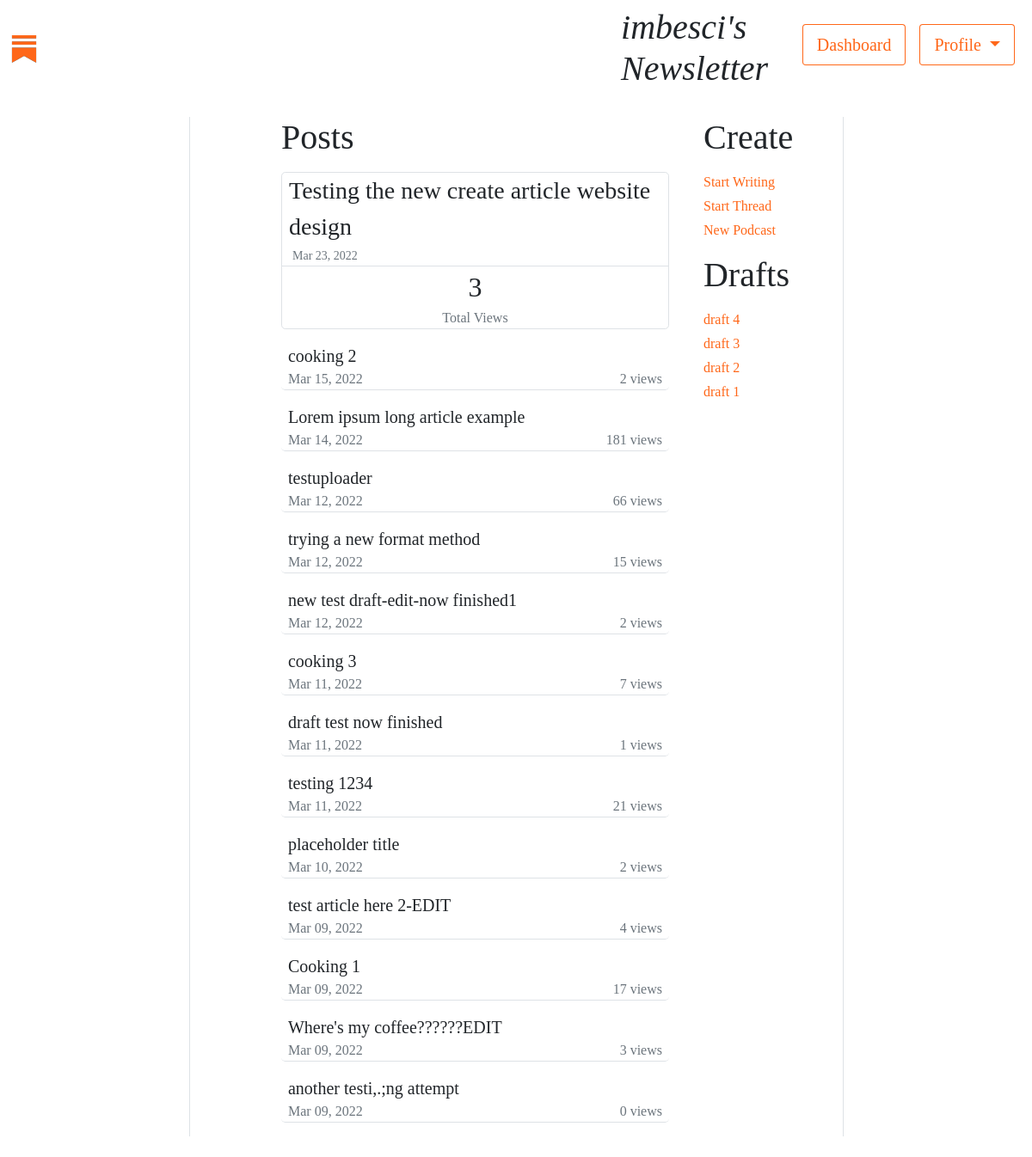
/accounts/profile/ (signed in), run on an earlier commit of the app's database.
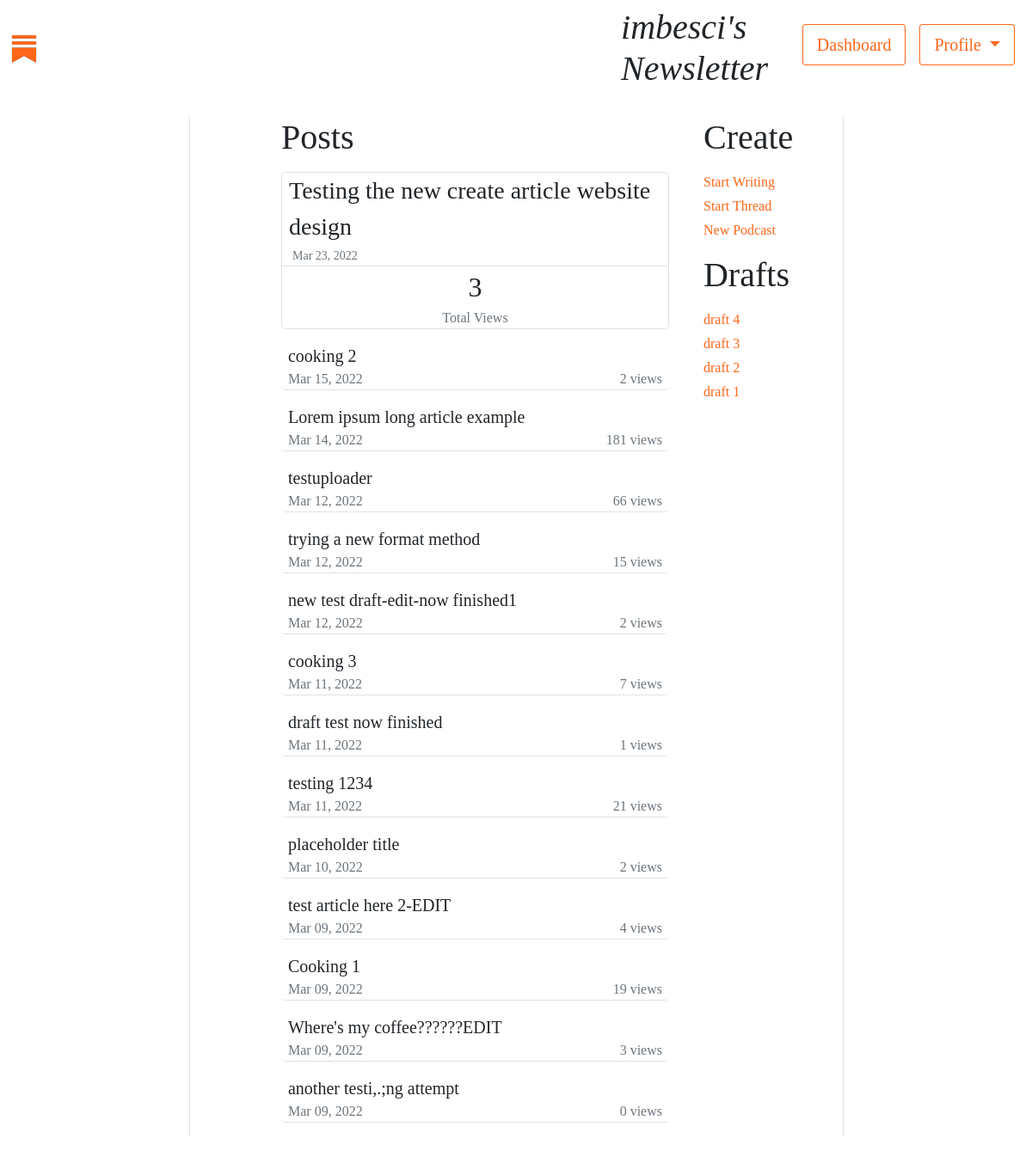
And on a later commit of the database.
### articles/models.py (models this page shows, shortened)
class Article(models.Model):
    title =         models.CharField(max_length=200)
    description =   models.CharField(max_length = 150)
    body =          RichTextUploadingField(blank = True, null=True)
    slug =          models.SlugField()
    date =          models.DateTimeField(auto_now_add = True)
    last_edited =   models.DateTimeField(auto_now = True)
    thumbnail =     models.ImageField(default='logo.png', blank = True)
    topicslist = [
        ("Business","Business"),
        ("Culinary", "Culinary"),
        ("Culture", "Culture"),
        ("Health", "Health"),
        ("Literature", "Literature"),
        ("Other", "Other"),
        ("Politics", "Politics"),
        ("Sports", "Sports"),
    ]
    topic =         models.CharField(max_length=30, null=True, blank=True, choices=topicslist)
    author =        models.ForeignKey(SubstackUser,  null=True, blank=True, on_delete=models.CASCADE)
    views =         models.IntegerField(default=0)
    is_draft =      models.BooleanField(default=False)
    REQUIRED_FIELDS = ['title',]
    def MDYdate(self):
        months= {'01':'Jan', '02':'Feb', '03':'Mar',
                '04':'Apr', '05':'May', '06':'Jun',
                '07':'Jul', '08':'Aug', '09':'Sep',
                '10':'Oct', '11':'Nov', '12':'Dec'}
        mdy = self.date.strftime("%m_%d_%Y_%-I_%M_%p").split('_')
        return f"{months[mdy[0]]} {mdy[1]}, {mdy[2]}"

### accounts/views.py (the view)
@login_required(login_url='accounts:login', redirect_field_name='auth_failed')
def account_dashboard(request):
    if request.method == "POST":
        draftKey = request.POST.get('draftRedirect')
        draftData = Article.objects.get(pk=draftKey)
        return render(request, 'articles/article_creation.html', context = {'draftData' : draftData } )
    context = {}
    account = request.user #retrieve the user
    context['account'] = account
    numArticles = len(list(Article.objects.all().filter(author = account.pk, is_draft = False)))
    if numArticles >0:
        firstArticle = Article.objects.filter(author = account.pk, is_draft=False).order_by("-date")[0]
        context['firstArticle'] = firstArticle
    else:
        context['firstArticle'] = None
    if numArticles>1:
        remainingArticles = Article.objects.filter(author = account.pk, is_draft=False).order_by("-date")[1:]
        context['remainingArticles'] = remainingArticles
    recentDrafts = Article.objects.filter(author = account.pk, is_draft=True).order_by("-date")
    context['drafts'] = recentDrafts
    context['isProfile'] = True
    return render(request, 'accounts/dashboard.html', context=context)

### accounts/templates/accounts/dashboard.html (shortened to what this page needs)
{% extends 'default.html' %}
{% load static %}
{% block customcss %} <link rel="stylesheet" href="{% static 'styles.css' %}"> {% endblock customcss %}
{% block content %}
{% include 'snippets/generalheader.html' %}
<div class="container-sm my-4">
    <div class="row justify-content-center">
        <div class="col-2"></div>
        <div class="col-1 border-start"></div>
        <div class="col-5">
            <p class="display-6 fw-lighter">Posts</p>
            {% if firstArticle %}
            <div class="border rounded-3">
                <div class="lead fs-3 mx-2"><a class="link-dark " href="{% url 'articles:full' firstArticle.slug %}">{{firstArticle.title}}</a></div>&nbsp&nbsp&nbsp<small class="text-muted text-sm-end d-inline-block">{{firstArticle.MDYdate}}</small>
                <div class="border-bottom"></div>
                <div class="lead text-center fs-2">{{firstArticle.views}}</div>
                <p class="text-muted text-center my-0">Total Views</p>
            </div>
            {% for article in remainingArticles %}
            <div class="border-bottom rounded-3 my-3">
                <div class="lead fs-5 mx-2"><a class="link-dark" href="{% url 'articles:full' article.slug %}">{{article.title}}</a></div>
            <div class="d-flex justify-content-between">
                <div class="text-muted mx-2">{{article.MDYdate}}</div>
                <div class="text-muted mx-2">{{article.views}} views</div>
            </div>
            </div>
            {% endfor %}
            {% else %}
            <div class="border border-primary rounded-3">
                <div class="lead fs-3 mx-2"><a class="link-dark " href="{% url 'articles:create' %}">Create your first article</a></div>&nbsp&nbsp&nbsp
            </div>
            {% endif %}
        </div>
    <div class="col-2">
            <p class="display-6 fw-lighter mx-3">Create</p>
            <div class="mx-3"><a href="{% url 'articles:create' %}">Start Writing</a></div>
            <div class="mx-3 mt-1"><a href="{% url 'articles:create' %}">Start Thread</a></div>
            <div class="mx-3 mt-1"><a href="{% url 'articles:create' %}">New Podcast</a></div>
            <p class="display-6 fw-lighter mx-3 mt-3 px-0">Drafts</p>
            {% for draft in drafts %}
                <div class="mx-3 mt-1"><a href="{% url 'articles:update' draft.pk %}"> {{draft.title}} </a></div>
            {% endfor %}
</div>
<div class="col-2 border-start"></div>
{% endblock content%}

What changed in the data, as far as the page shows it:
changed Article "Cooking 1": views "17" → "19"
